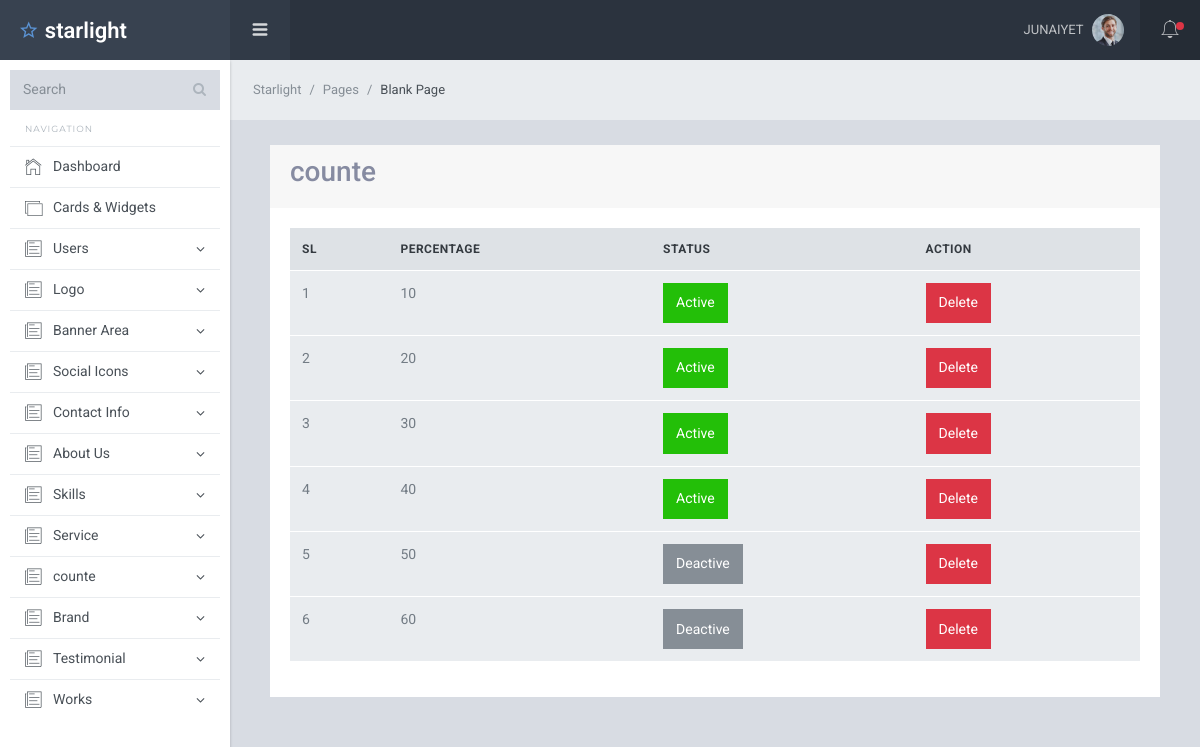
The page /counter/view_counte.php (signed in) on the database its author committed.
### tables this page shows
CREATE TABLE `users` (
  `id` int(11) NOT NULL,
  `name` varchar(80) NOT NULL,
  `email` varchar(80) NOT NULL,
  `password` varchar(80) NOT NULL,
  `profile_photo` varchar(80) NOT NULL,
  `created_at` datetime NOT NULL,
  `status` int(11) NOT NULL DEFAULT 0,
  `role` int(11) DEFAULT NULL
);

CREATE TABLE `counte` (
  `id` int(11) NOT NULL,
  `percentage` int(11) NOT NULL,
  `status` int(11) NOT NULL DEFAULT 0
);

### counter/view_counte.php (the view, shortened to what this page needs)
<?php
require '../db.php';
require '../dashbord_parts/header.php';
$select_counte_info= "SELECT * FROM counte";
$select_counte_info_result = mysqli_query($db_connection, $select_counte_info);
?>
<div class="sl-mainpanel">
    <nav class="breadcrumb sl-breadcrumb">
        <a class="breadcrumb-item" href="index.html">Starlight</a>
        <a class="breadcrumb-item" href="index.html">Pages</a>
        <span class="breadcrumb-item active">Blank Page</span>
    </nav>
    <div class="sl-pagebody">
        <div class="sl-page-title">
            <div class="container">
                <div class="row">
                    <div class="col-lg-12">
                        <div class="card">
                            <div class="card-header">
                                <h3>counte</h3>
                            </div>
                            <div class="card-body">
                                <table class="table table-border">
                                    <thead>
                                        <tr>
                                            <th>SL</th>
                                            <th>Percentage</th>
                                            <th>Status</th>
                                            <th>Action</th>
                                        </tr>
                                    </thead>
                                    <tbody>
                                        <?php foreach ($select_counte_info_result as $key => $counte) { ?>
                                            <tr>
                                                <td><?= ++$key ?></td>
                                                <td>  <?= $counte['percentage'] ?></td>
                                                <td>
                                                    <a href="counte_status.php?id=<?= $counte['id'] ?>" class="btn btn-<?= ($counte['status'] == 1 ? 'success' : 'secondary') ?>"><?= ($counte['status'] == 1 ? 'Active' : 'Deactive') ?></a>
                                                </td>
                                                <td>
                                                    <a href="counte_delete.php?id=<?= $counte['id'] ?>" class="btn btn-danger">Delete</a>
                                                </td>
                                            </tr>
                                        <?php } ?>
                                    </tbody>
                                </table>
                            </div>
                        </div>
                    </div>
                </div>
            </div>
        </div>
    </div>
</div>
<?php
require '../dashbord_parts/footer.php'
?>

### dashbord_parts/header.php (shortened to what this page needs)
<?php
$id = $_SESSION['id'];
$select_profile = "SELECT * FROM users WHERE id=$id";
$select_profile_result = mysqli_query($db_connection,$select_profile) ;
$after_assos_info = mysqli_fetch_assoc($select_profile_result);
?>
<!DOCTYPE html>
<html lang="en">
<head>
    <link href="/protfolio/dashbord_assets/lib/font-awesome/css/font-awesome.css" rel="stylesheet">
    <link href="/protfolio/dashbord_assets/lib/Ionicons/css/ionicons.css" rel="stylesheet">
    <link href="/protfolio/dashbord_assets/lib/perfect-scrollbar/css/perfect-scrollbar.css" rel="stylesheet">
    <link rel="stylesheet" href="/protfolio/dashbord_assets/css/starlight.css">
</head>
<body>
    <div class="sl-logo"><a href=""><i class="icon ion-android-star-outline"></i> starlight</a></div>
    <div class="sl-sideleft">
        <div class="input-group input-group-search">
            <input type="search" name="search" class="form-control" placeholder="Search">
            <span class="input-group-btn">
                <button class="btn"><i class="fa fa-search"></i></button>
            </span>
        </div>
        <label class="sidebar-label">Navigation</label>
        <div class="sl-sideleft-menu">
            <a href="/protfolio/dashbord.php" class="sl-menu-link">
                <div class="sl-menu-item">
                    <i class="menu-item-icon icon ion-ios-home-outline tx-22"></i>
                    <span class="menu-item-label" >Dashboard</span>
                </div>
            </a>
            <a href="widgets.html" class="sl-menu-link">
                <div class="sl-menu-item">
                    <i class="menu-item-icon icon ion-ios-photos-outline tx-20"></i>
                    <span class="menu-item-label">Cards &amp; Widgets</span>
                </div>
            </a>
           <?php if($after_assos_info['role'] == 1){?>
            <a href="#" class="sl-menu-link">
                <div class="sl-menu-item">
                    <i class="menu-item-icon icon ion-ios-paper-outline tx-22"></i>
                    <span class="menu-item-label">Users</span>
                    <i class="menu-item-arrow fa fa-angle-down"></i>
                </div>
            </a>
            <?php }?>
            <a href="#" class="sl-menu-link">
                <div class="sl-menu-item">
                    <i class="menu-item-icon icon ion-ios-paper-outline tx-22"></i>
                    <span class="menu-item-label">Logo</span>
                    <i class="menu-item-arrow fa fa-angle-down"></i>
                </div>
            </a>
            <a href="#" class="sl-menu-link">
                <div class="sl-menu-item">
                    <i class="menu-item-icon icon ion-ios-paper-outline tx-22"></i>
                    <span class="menu-item-label">Banner Area</span>
                    <i class="menu-item-arrow fa fa-angle-down"></i>
                </div>
            </a>
            <a href="#" class="sl-menu-link">
                <div class="sl-menu-item">
                    <i class="menu-item-icon icon ion-ios-paper-outline tx-22"></i>
                    <span class="menu-item-label">Social Icons</span>
                    <i class="menu-item-arrow fa fa-angle-down"></i>
                </div>
            </a>
            <a href="#" class="sl-menu-link">
                <div class="sl-menu-item">
                    <i class="menu-item-icon icon ion-ios-paper-outline tx-22"></i>
                    <span class="menu-item-label">Contact Info</span>
                    <i class="menu-item-arrow fa fa-angle-down"></i>
                </div>
            </a>
            <a href="#" class="sl-menu-link">
                <div class="sl-menu-item">
                    <i class="menu-item-icon icon ion-ios-paper-outline tx-22"></i>
                    <span class="menu-item-label">About Us</span>
                    <i class="menu-item-arrow fa fa-angle-down"></i>
                </div>
            </a>
            <a href="#" class="sl-menu-link">
                <div class="sl-menu-item">
                    <i class="menu-item-icon icon ion-ios-paper-outline tx-22"></i>
                    <span class="menu-item-label">Skills</span>
                    <i class="menu-item-arrow fa fa-angle-down"></i>
                </div>
            </a>
            <a href="#" class="sl-menu-link">
                <div class="sl-menu-item">
                    <i class="menu-item-icon icon ion-ios-paper-outline tx-22"></i>
                    <span class="menu-item-label">Service</span>
                    <i class="menu-item-arrow fa fa-angle-down"></i>
                </div>
            </a>
            <a href="#" class="sl-menu-link">
                <div class="sl-menu-item">
                    <i class="menu-item-icon icon ion-ios-paper-outline tx-22"></i>
                    <span class="menu-item-label">counte</span>
                    <i class="menu-item-arrow fa fa-angle-down"></i>
                </div>
            </a>
            <a href="#" class="sl-menu-link">
                <div class="sl-menu-item">
                    <i class="menu-item-icon icon ion-ios-paper-outline tx-22"></i>
                    <span class="menu-item-label">Brand</span>
                    <i class="menu-item-arrow fa fa-angle-down"></i>
                </div>
            </a>
            <a href="#" class="sl-menu-link">
                <div class="sl-menu-item">
                    <i class="menu-item-icon icon ion-ios-paper-outline tx-22"></i>
                    <span class="menu-item-label">Testimonial</span>
                    <i class="menu-item-arrow fa fa-angle-down"></i>
                </div>
            </a>
            <a href="#" class="sl-menu-link">
                <div class="sl-menu-item">
                    <i class="menu-item-icon icon ion-ios-paper-outline tx-22"></i>
                    <span class="menu-item-label">Works</span>
                    <i class="menu-item-arrow fa fa-angle-down"></i>
                </div>
            </a>
        </div>
        <br>
    </div>
    <div class="sl-header">
        <div class="sl-header-left">
            <div class="navicon-left hidden-md-down"><a id="btnLeftMenu" href=""><i class="icon ion-navicon-round"></i></a></div>
        </div>
        <div class="sl-header-right">
            <nav class="nav">
                <div class="dropdown">
                    <a href="" class="nav-link nav-link-profile" data-toggle="dropdown">
                        <span class="logged-name"><?= $after_assos_info['name'] ;?></span></span>
                        <img src="/protfolio/uplodeds/users/<?= $after_assos_info['profile_photo']?>" class="wd-32 rounded-circle" alt="">
                    </a>
                </div>
            </nav>
            <div class="navicon-right">
                <a id="btnRightMenu" href="" class="pos-relative">
                    <i class="icon ion-ios-bell-outline"></i>
                    <span class="square-8 bg-danger"></span>
                </a>
            </div>
        </div>
    </div>

### rows shown on the page
users: name "JUNAIYET", profile_photo (picture)
counte: percentage "10", status "Active"
counte: percentage "20", status "Active"
counte: percentage "30", status "Active"
counte: percentage "40", status "Active"
counte: percentage "50", status "Deactive"
counte: percentage "60", status "Deactive"
